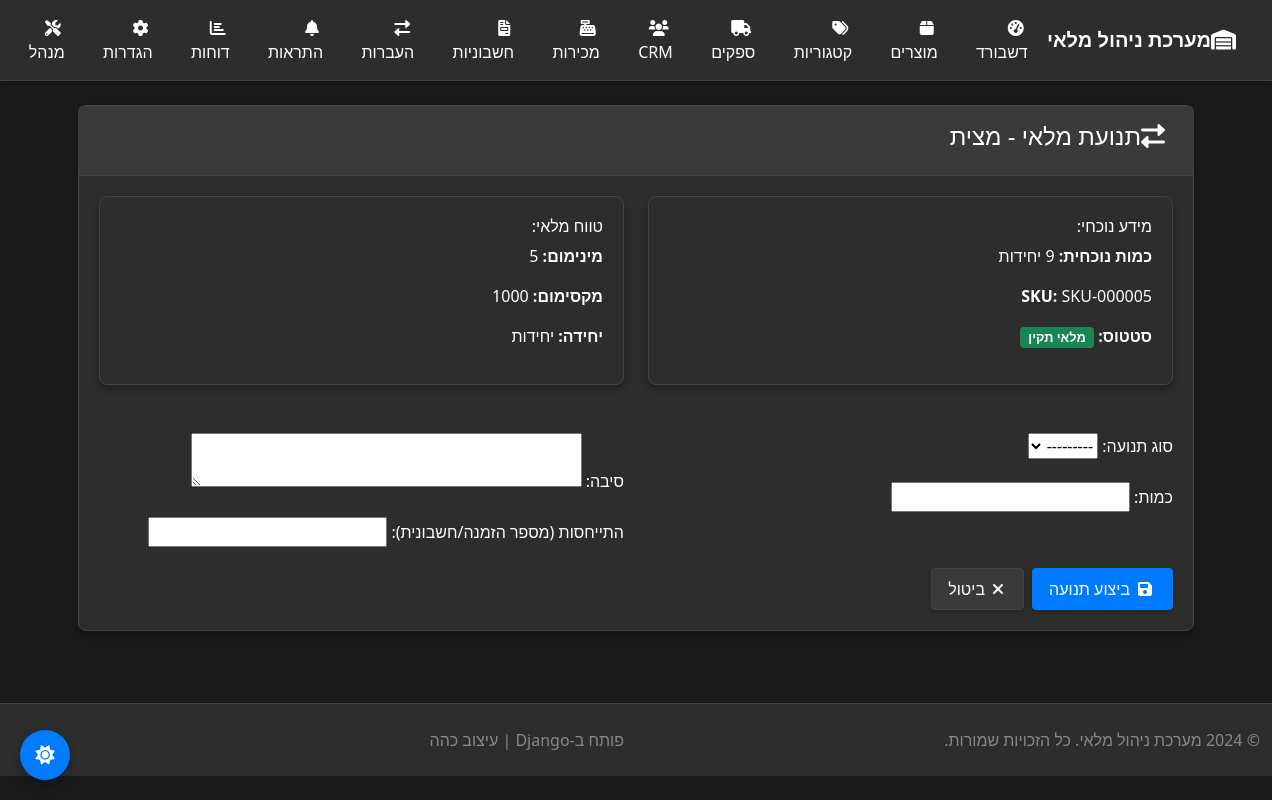
The app's page /products/5/movement/, older data.
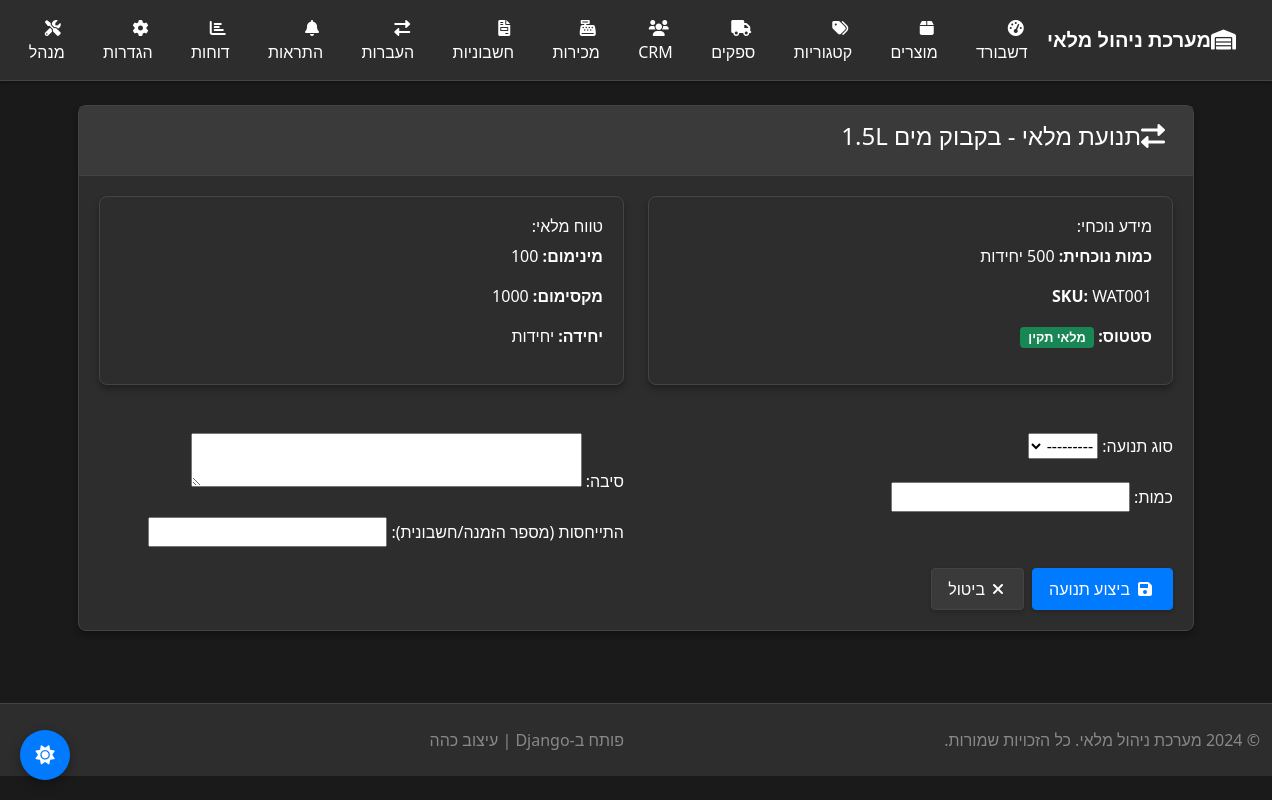
The same page, newer data.
### inventory/models.py (models this page shows, shortened)
class Product(models.Model):
    UNIT_CHOICES = [
        ('pcs', 'יחידות'),
        ('kg', 'קילוגרם'),
        ('g', 'גרם'),
        ('l', 'ליטר'),
        ('ml', 'מיליליטר'),
        ('m', 'מטר'),
        ('cm', 'סנטימטר'),
        ('box', 'קופסה'),
        ('pack', 'חבילה'),
    ]
    STATUS_CHOICES = [
        ('active', 'פעיל'),
        ('inactive', 'לא פעיל'),
        ('discontinued', 'הופסק'),
    ]
    sku = models.CharField(max_length=50, unique=True, blank=True, null=True)
    name = models.CharField(max_length=200)
    description = models.TextField(blank=True)
    category = models.ForeignKey(Category, on_delete=models.SET_NULL, null=True, blank=True)
    supplier = models.ForeignKey(Supplier, on_delete=models.SET_NULL, null=True, blank=True)
    location = models.ForeignKey(Location, on_delete=models.SET_NULL, null=True, blank=True, help_text="מיקום ברירת מחדל")
    quantity = models.IntegerField(default=0, validators=[MinValueValidator(0)], help_text="סה\"כ מלאי בכל המיקומים")
    min_quantity = models.IntegerField(default=5, validators=[MinValueValidator(0)])
    max_quantity = models.IntegerField(default=1000, validators=[MinValueValidator(0)])
    unit = models.CharField(max_length=10, choices=UNIT_CHOICES, default='pcs')
    cost_price = models.DecimalField(max_digits=10, decimal_places=2, default=0, null=True, blank=True)
    selling_price = models.DecimalField(max_digits=10, decimal_places=2, default=0, null=True, blank=True)
    margin_percentage = models.DecimalField(max_digits=5, decimal_places=2, default=0)
    barcode = models.CharField(max_length=50, blank=True, unique=True)
    barcode_image = models.ImageField(upload_to='barcodes/', blank=True, null=True)
    product_image = models.ImageField(upload_to='products/', blank=True, null=True)
    status = models.CharField(max_length=20, choices=STATUS_CHOICES, default='active')
    created_at = models.DateTimeField(auto_now_add=True)
    updated_at = models.DateTimeField(auto_now=True)
    created_by = models.ForeignKey(User, on_delete=models.SET_NULL, null=True)
    weight = models.DecimalField(max_digits=8, decimal_places=2, null=True, blank=True)
    dimensions = models.CharField(max_length=100, blank=True)  # LxWxH
    notes = models.TextField(blank=True)
    class Meta:
        ordering = ['name']
        indexes = [
            models.Index(fields=['sku']),
            models.Index(fields=['barcode']),
            models.Index(fields=['category']),
            models.Index(fields=['supplier']),
        ]
    @property
    def is_low_stock(self):
        return self.quantity <= self.min_quantity
    @property
    def is_out_of_stock(self):
        return self.quantity <= 0

### inventory/views.py (the view)
# urls.py: path('products/<int:pk>/movement/', views.stock_movement, name='stock_movement'),
def stock_movement(request, pk):
    product = get_object_or_404(Product, pk=pk)
    if request.method == 'POST':
        form = StockMovementForm(request.POST, product=product)
        if form.is_valid():
            with transaction.atomic():
                movement = form.save(commit=False)
                movement.product = product
                movement.previous_quantity = product.quantity
                if movement.movement_type == 'in':
                    product.quantity += movement.quantity
                elif movement.movement_type == 'out':
                    if product.quantity >= movement.quantity:
                        product.quantity -= movement.quantity
                    else:
                        messages.error(request, 'אין מספיק מלאי!')
                        return render(request, 'inventory/stock_movement.html', {'form': form, 'product': product})
                elif movement.movement_type == 'adjustment':
                    product.quantity = movement.quantity
                movement.new_quantity = product.quantity
                product.save()
                movement.save()
                create_stock_alerts(product)
                messages.success(request, 'תנועת המלאי בוצעה בהצלחה!')
                return redirect('product_detail', pk=product.pk)
    else:
        form = StockMovementForm(product=product)
    return render(request, 'inventory/stock_movement.html', {'form': form, 'product': product})

### inventory/forms.py
class StockMovementForm(forms.ModelForm):
    class Meta:
        model = StockMovement
        fields = ['movement_type', 'quantity', 'reason', 'reference']
        widgets = {
            'reason': forms.Textarea(attrs={'rows': 2}),
        }
    def __init__(self, *args, **kwargs):
        self.product = kwargs.pop('product', None)
        super().__init__(*args, **kwargs)
        if self.product:
            self.fields['quantity'].widget.attrs.update({
                'max': self.product.quantity if self.instance.movement_type == 'out' else 9999
            })

### inventory/templates/inventory/stock_movement.html (shortened to what the changed rows need)
{%extends 'inventory/base.html' %}
{% block content %}
<div class="container mt-4">
        <div class="row">
            <div class="col-12">
                <div class="card">
                    <div class="card-header">
                        <h4><i class="fas fa-exchange-alt me-2"></i>תנועת מלאי - {{ product.name }}</h4>
                    </div>
                    <div class="card-body">
                        <div class="row mb-4">
                            <div class="col-md-6">
                                <div class="card bg-light">
                                    <div class="card-body">
                                        <h6>מידע נוכחי:</h6>
                                        <p><strong>כמות נוכחית:</strong> {{ product.quantity }} {{ product.get_unit_display }}</p>
                                        <p><strong>SKU:</strong> {{ product.sku }}</p>
                                        <p><strong>סטטוס:</strong>
                                            <span class="badge bg-{% if product.is_out_of_stock %}danger{% elif product.is_low_stock %}warning{% else %}success{% endif %}">
                                            </span>
                                        </p>
                                    </div>
                                </div>
                            </div>
                            <div class="col-md-6">
                                <div class="card bg-light">
                                    <div class="card-body">
                                        <h6>טווח מלאי:</h6>
                                        <p><strong>מינימום:</strong> {{ product.min_quantity }}</p>
                                        <p><strong>מקסימום:</strong> {{ product.max_quantity }}</p>
                                        <p><strong>יחידה:</strong> {{ product.get_unit_display }}</p>
                                    </div>
                                </div>
                            </div>
                        </div>
                    </div>
                </div>
            </div>
        </div>
    </div>
{% endblock %}

Row changes from the older to the newer data that the page shows:
changed Product "יחידות": name "מצית" → "בקבוק מים 1.5L"; sku "SKU-000005" → "WAT001"; min_quantity "5" → "100"
